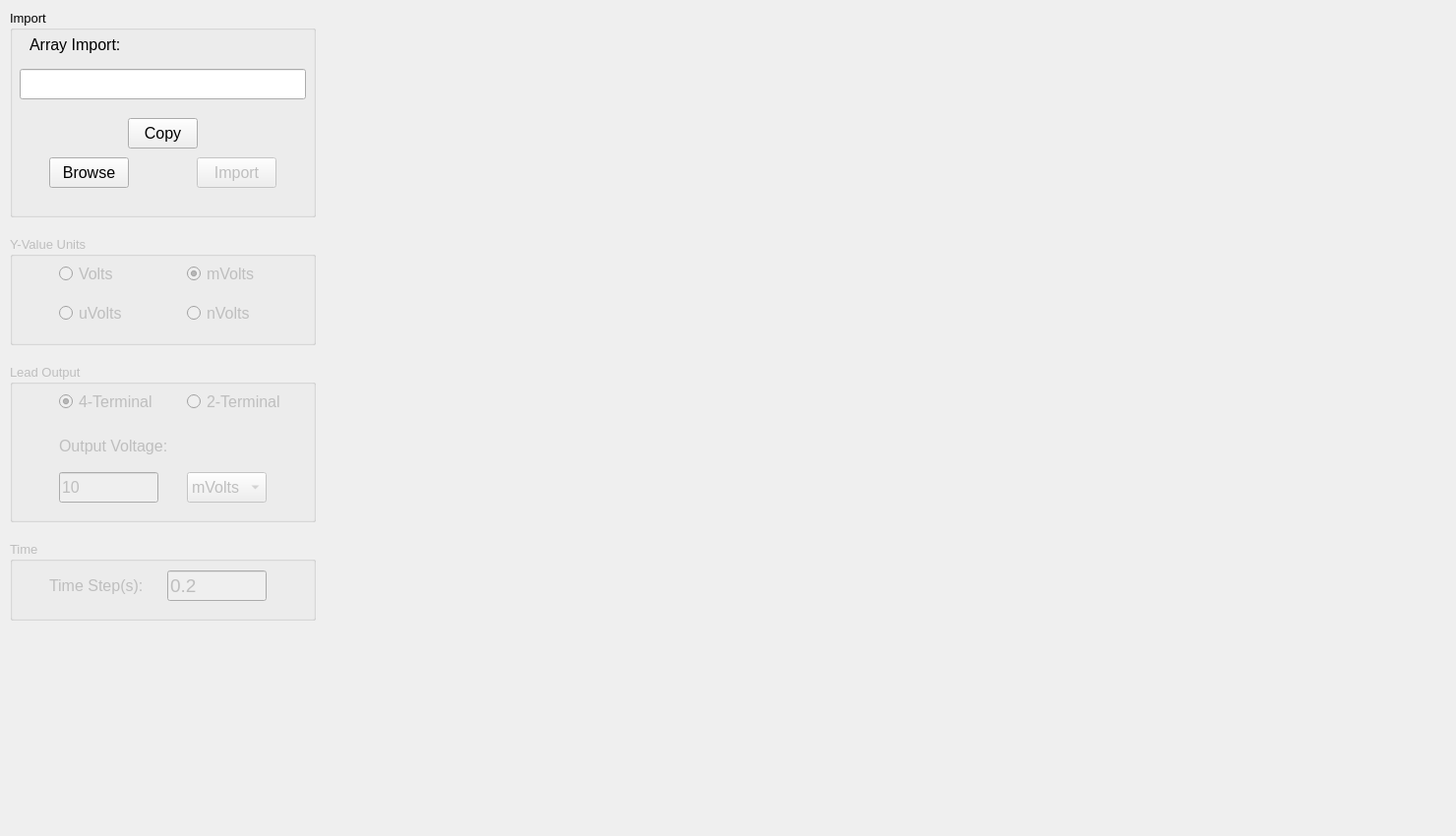
              <widget class="QWidget" name="tab_13">
               <attribute name="title">
                <string>Gate Array</string>
               </attribute>
               <widget class="QWidget" name="widgetK2_gateArray" native="true">
                <property name="geometry">
                 <rect>
                  <x>320</x>
                  <y>0</y>
                  <width>1151</width>
                  <height>841</height>
                 </rect>
                </property>
                <widget class="MatplotlibWidget" name="mplwidgetK2_gateArray">
                 <property name="geometry">
                  <rect>
                   <x>520</x>
                   <y>230</y>
                   <width>16</width>
                   <height>16</height>
                  </rect>
                 </property>
                </widget>
               </widget>
               <widget class="QGroupBox" name="groupBoxK2_import">
                <property name="geometry">
                 <rect>
                  <x>10</x>
                  <y>10</y>
                  <width>311</width>
                  <height>211</height>
                 </rect>
                </property>
                <property name="font">
                 <font>
                  <pointsize>10</pointsize>
                 </font>
                </property>
                <property name="title">
                 <string>Import</string>
                </property>
                <widget class="QLineEdit" name="lineEditK2_directoryGate">
                 <property name="geometry">
                  <rect>
                   <x>10</x>
                   <y>60</y>
                   <width>291</width>
                   <height>31</height>
                  </rect>
                 </property>
                 <property name="font">
                  <font>
                   <pointsize>10</pointsize>
                  </font>
                 </property>
                </widget>
                <widget class="QLabel" name="label_14">
                 <property name="geometry">
                  <rect>
                   <x>20</x>
                   <y>20</y>
                   <width>111</width>
                   <height>31</height>
                  </rect>
                 </property>
                 <property name="font">
                  <font>
                   <pointsize>12</pointsize>
                  </font>
                 </property>
                 <property name="text">
                  <string>Array Import:</string>
                 </property>
                </widget>
                <widget class="QPushButton" name="pushButtonK2_browseGate">
                 <property name="geometry">
                  <rect>
                   <x>40</x>
                   <y>150</y>
                   <width>81</width>
                   <height>31</height>
                  </rect>
                 </property>
                 <property name="font">
                  <font>
                   <pointsize>12</pointsize>
                  </font>
                 </property>
                 <property name="text">
                  <string>Browse</string>
                 </property>
                </widget>
                <widget class="QPushButton" name="pushButtonK2_importGate">
                 <property name="enabled">
                  <bool>false</bool>
                 </property>
                 <property name="geometry">
                  <rect>
                   <x>190</x>
                   <y>150</y>
                   <width>81</width>
                   <height>31</height>
                  </rect>
                 </property>
                 <property name="font">
                  <font>
                   <pointsize>12</pointsize>
                  </font>
                 </property>
                 <property name="text">
                  <string>Import</string>
                 </property>
                </widget>
                <widget class="QPushButton" name="pushButtonK2_copyGate">
                 <property name="enabled">
                  <bool>true</bool>
                 </property>
                 <property name="geometry">
                  <rect>
                   <x>120</x>
                   <y>110</y>
                   <width>71</width>
                   <height>31</height>
                  </rect>
                 </property>
                 <property name="font">
                  <font>
                   <pointsize>12</pointsize>
                  </font>
                 </property>
                 <property name="text">
                  <string>Copy</string>
                 </property>
                </widget>
               </widget>
               <widget class="QGroupBox" name="groupBoxK2_yvalue_units">
                <property name="enabled">
                 <bool>false</bool>
                </property>
                <property name="geometry">
                 <rect>
                  <x>10</x>
                  <y>240</y>
                  <width>311</width>
                  <height>111</height>
                 </rect>
                </property>
                <property name="font">
                 <font>
                  <pointsize>10</pointsize>
                 </font>
                </property>
                <property name="title">
                 <string>Y-Value Units</string>
                </property>
                <widget class="QRadioButton" name="radioButtonK2_Volts">
                 <property name="geometry">
                  <rect>
                   <x>50</x>
                   <y>30</y>
                   <width>82</width>
                   <height>17</height>
                  </rect>
                 </property>
                 <property name="font">
                  <font>
                   <pointsize>12</pointsize>
                  </font>
                 </property>
                 <property name="text">
                  <string>Volts</string>
                 </property>
                </widget>
                <widget class="QRadioButton" name="radioButtonK2_mVolts">
                 <property name="geometry">
                  <rect>
                   <x>180</x>
                   <y>30</y>
                   <width>71</width>
                   <height>17</height>
                  </rect>
                 </property>
                 <property name="font">
                  <font>
                   <pointsize>12</pointsize>
                  </font>
                 </property>
                 <property name="text">
                  <string>mVolts</string>
                 </property>
                 <property name="checked">
                  <bool>true</bool>
                 </property>
                </widget>
                <widget class="QRadioButton" name="radioButtonK2_uVolts">
                 <property name="geometry">
                  <rect>
                   <x>50</x>
                   <y>70</y>
                   <width>71</width>
                   <height>17</height>
                  </rect>
                 </property>
                 <property name="font">
                  <font>
                   <pointsize>12</pointsize>
                  </font>
                 </property>
                 <property name="text">
                  <string>uVolts</string>
                 </property>
                </widget>
                <widget class="QRadioButton" name="radioButtonK2_nVolts">
                 <property name="geometry">
                  <rect>
                   <x>180</x>
                   <y>70</y>
                   <width>71</width>
                   <height>17</height>
                  </rect>
                 </property>
                 <property name="font">
                  <font>
                   <pointsize>12</pointsize>
                  </font>
                 </property>
                 <property name="text">
                  <string>nVolts</string>
                 </property>
                </widget>
               </widget>
               <widget class="QGroupBox" name="groupBoxK2_lead_output">
                <property name="enabled">
                 <bool>false</bool>
                </property>
                <property name="geometry">
                 <rect>
                  <x>10</x>
                  <y>370</y>
                  <width>311</width>
                  <height>161</height>
                 </rect>
                </property>
                <property name="font">
                 <font>
                  <pointsize>10</pointsize>
                 </font>
                </property>
                <property name="title">
                 <string>Lead Output</string>
                </property>
                <widget class="QRadioButton" name="radioButtonK2_Lead4">
                 <property name="geometry">
                  <rect>
                   <x>50</x>
                   <y>30</y>
                   <width>101</width>
                   <height>17</height>
                  </rect>
                 </property>
                 <property name="font">
                  <font>
                   <pointsize>12</pointsize>
                  </font>
                 </property>
                 <property name="text">
                  <string>4-Terminal</string>
                 </property>
                 <property name="checked">
                  <bool>true</bool>
                 </property>
                </widget>
                <widget class="QRadioButton" name="radioButtonK2_Lead2">
                 <property name="geometry">
                  <rect>
                   <x>180</x>
                   <y>30</y>
                   <width>101</width>
                   <height>17</height>
                  </rect>
                 </property>
                 <property name="font">
                  <font>
                   <pointsize>12</pointsize>
                  </font>
                 </property>
                 <property name="text">
                  <string>2-Terminal</string>
                 </property>
                </widget>
                <widget class="QLabel" name="label_26">
                 <property name="geometry">
                  <rect>
                   <x>50</x>
                   <y>70</y>
                   <width>121</width>
                   <height>27</height>
                  </rect>
                 </property>
                 <property name="font">
                  <font>
                   <pointsize>12</pointsize>
                  </font>
                 </property>
                 <property name="text">
                  <string>Output Voltage:</string>
                 </property>
                </widget>
                <widget class="QLineEdit" name="lineEditK2_LeadOutput">
                 <property name="geometry">
                  <rect>
                   <x>50</x>
                   <y>110</y>
                   <width>101</width>
                   <height>31</height>
                  </rect>
                 </property>
                 <property name="font">
                  <font>
                   <pointsize>12</pointsize>
                  </font>
                 </property>
                 <property name="text">
                  <string>10</string>
                 </property>
                </widget>
                <widget class="QComboBox" name="comboBoxK2_LeadOutput">
                 <property name="geometry">
                  <rect>
                   <x>180</x>
                   <y>110</y>
                   <width>81</width>
                   <height>31</height>
                  </rect>
                 </property>
                 <property name="font">
                  <font>
                   <pointsize>12</pointsize>
                  </font>
                 </property>
                 <property name="currentIndex">
                  <number>1</number>
                 </property>
                 <item>
                  <property name="text">
                   <string>Volts</string>
                  </property>
                 </item>
                 <item>
                  <property name="text">
                   <string>mVolts</string>
                  </property>
                 </item>
                 <item>
                  <property name="text">
                   <string>uVolts</string>
                  </property>
                 </item>
                 <item>
                  <property name="text">
                   <string>nVolts</string>
                  </property>
                 </item>
                </widget>
               </widget>
               <widget class="QGroupBox" name="groupBoxK2_time">
                <property name="enabled">
                 <bool>false</bool>
                </property>
                <property name="geometry">
                 <rect>
                  <x>10</x>
                  <y>550</y>
                  <width>311</width>
                  <height>81</height>
                 </rect>
                </property>
                <property name="font">
                 <font>
                  <pointsize>10</pointsize>
                 </font>
                </property>
                <property name="title">
                 <string>Time</string>
                </property>
                <widget class="QLabel" name="label_yname_keithley_5">
                 <property name="geometry">
                  <rect>
                   <x>40</x>
                   <y>30</y>
                   <width>101</width>
                   <height>31</height>
                  </rect>
                 </property>
                 <property name="font">
                  <font>
                   <pointsize>12</pointsize>
                  </font>
                 </property>
                 <property name="text">
                  <string>Time Step(s):</string>
                 </property>
                </widget>
                <widget class="QLineEdit" name="lineEditK2_tstep">
                 <property name="geometry">
                  <rect>
                   <x>160</x>
                   <y>30</y>
                   <width>101</width>
                   <height>31</height>
                  </rect>
                 </property>
                 <property name="font">
                  <font>
                   <pointsize>14</pointsize>
                  </font>
                 </property>
                 <property name="text">
                  <string>0.2</string>
                 </property>
                </widget>
               </widget>
              </widget>
